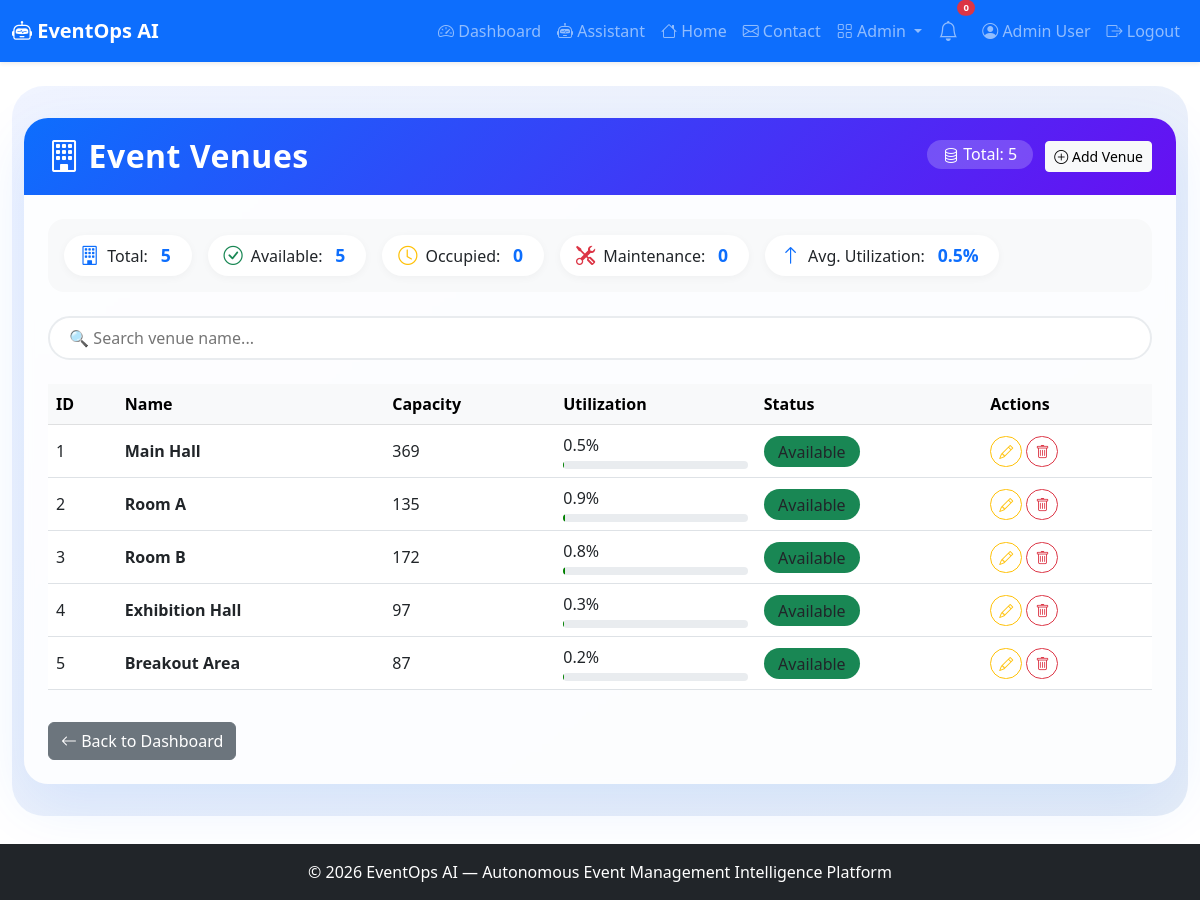
The app's page /admin/venues (signed in) with its own data.
### app.py (models this page shows, shortened)
class User(UserMixin, db.Model):
    id = db.Column(db.Integer, primary_key=True)
    name = db.Column(db.String(100), nullable=False)
    email = db.Column(db.String(100), unique=True, nullable=False)
    password_hash = db.Column(db.String(200), nullable=False)
    role = db.Column(db.String(20), default='user')
    created_at = db.Column(db.DateTime, default=lambda: datetime.now(timezone.utc))

class Venue(db.Model):
    id = db.Column(db.Integer, primary_key=True)
    name = db.Column(db.String(100), nullable=False)
    capacity = db.Column(db.Integer)
    utilization = db.Column(db.Float, default=0.0)
    status = db.Column(db.String(20), default='available')
    created_at = db.Column(db.DateTime, default=lambda: datetime.now(timezone.utc))

### app.py (the view)
@app.route('/admin/venues')
@login_required
def admin_venues():
    if current_user.role != 'admin':
        abort(403)
    venues = Venue.query.all()
    return render_template('admin_venues.html', venues=venues)

### app.py (called while the page is built)
@login_manager.user_loader
def load_user(user_id):
    return User.query.get(int(user_id))

### templates/admin_venues.html (shortened to what this page needs)
{% extends "base.html" %}
{% block content %}
<div class="admin-wrapper">
    <div class="container-fluid">
        <div class="card admin-card">
            <div class="card-header d-flex flex-wrap justify-content-between align-items-center">
                <h2 class="mb-0"><i class="bi bi-building me-2"></i>Event Venues</h2>
                <div>
                    <span class="total-badge"><i class="bi bi-database"></i> Total: {{ venues|length }}</span>
                    <a href="{{ url_for('admin_venue_add') }}" class="btn btn-light btn-sm ms-2">
                        <i class="bi bi-plus-circle"></i> Add Venue
                    </a>
                </div>
            </div>
            <div class="card-body">
                <div class="stats-row">
                    <div class="stat-item"><i class="bi bi-building"></i> Total: <span class="stat-num">{{ venues|length }}</span></div>
                    <div class="stat-item"><i class="bi bi-check-circle text-success"></i> Available: <span class="stat-num">{{ venues|selectattr('status', 'equalto', 'available')|list|length }}</span></div>
                    <div class="stat-item"><i class="bi bi-clock text-warning"></i> Occupied: <span class="stat-num">{{ venues|selectattr('status', 'equalto', 'occupied')|list|length }}</span></div>
                    <div class="stat-item"><i class="bi bi-tools text-danger"></i> Maintenance: <span class="stat-num">{{ venues|selectattr('status', 'equalto', 'maintenance')|list|length }}</span></div>
                    <div class="stat-item"><i class="bi bi-arrow-up text-primary"></i> Avg. Utilization: <span class="stat-num">{{ (venues|map(attribute='utilization')|sum / venues|length)|round(1) if venues else 0 }}%</span></div>
                </div>
                <div class="filter-bar">
                    <input type="text" id="searchVenue" class="search-box" placeholder="🔍 Search venue name...">
                </div>
                <div class="table-responsive">
                    <table class="table table-hover align-middle" id="venueTable">
                        <thead class="table-light">
                            <tr>
                                <th>ID</th>
                                <th>Name</th>
                                <th>Capacity</th>
                                <th>Utilization</th>
                                <th>Status</th>
                                <th>Actions</th>
                            </tr>
                        </thead>
                        <tbody>
                            {% for venue in venues %}
                            <tr data-name="{{ venue.name|lower }}">
                                <td>{{ venue.id }}</td>
                                <td><strong>{{ venue.name }}</strong></td>
                                <td>{{ venue.capacity }}</td>
                                <td>
                                    {{ venue.utilization|round(1) }}%
                                    <div class="utilization-bar">
                                    </div>
                                </td>
                                <td>
                                    <span class="badge-status bg-{{ 'success' if venue.status == 'available' else 'warning' if venue.status == 'occupied' else 'danger' }}">
                                        {{ venue.status|title }}
                                    </span>
                                </td>
                                <td>
                                    <a href="{{ url_for('admin_venue_edit', venue_id=venue.id) }}" class="btn btn-sm btn-outline-warning"><i class="bi bi-pencil"></i></a>
                                    <a href="{{ url_for('admin_venue_delete', venue_id=venue.id) }}" class="btn btn-sm btn-outline-danger" onclick="return confirm('Delete this venue?')"><i class="bi bi-trash"></i></a>
                                </td>
                            </tr>
                            {% endfor %}
                        </tbody>
                    </table>
                </div>
                <div class="mt-3">
                    <a href="{{ url_for('dashboard') }}" class="btn btn-secondary">
                        <i class="bi bi-arrow-left"></i> Back to Dashboard
                    </a>
                </div>
            </div>
        </div>
    </div>
</div>
{% endblock %}

### templates/base.html (shortened to what this page needs)
<!DOCTYPE html>
<html lang="en">
<head>
    <link href="https://cdn.jsdelivr.net/npm/bootstrap@5.3.0/dist/css/bootstrap.min.css" rel="stylesheet">
    <link rel="stylesheet" href="https://cdn.jsdelivr.net/npm/bootstrap-icons@1.11.0/font/bootstrap-icons.css">
    <link rel="stylesheet" href="{{ url_for('static', filename='css/style.css') }}">
</head>
<body>
    <nav class="navbar navbar-expand-lg navbar-dark bg-primary shadow-sm">
        <div class="container-fluid">
            <a class="navbar-brand fw-bold" href="{{ url_for('index') }}">
                <i class="bi bi-robot"></i> EventOps AI
            </a>
            <div class="collapse navbar-collapse" id="navbarNav">
                <ul class="navbar-nav ms-auto align-items-lg-center">
                    {% if current_user.is_authenticated %}
                        <li class="nav-item">
                            <a class="nav-link" href="{{ url_for('dashboard') }}">
                                <i class="bi bi-speedometer2"></i> Dashboard
                            </a>
                        </li>
                        <li class="nav-item">
                            <a class="nav-link" href="{{ url_for('assistant_page') }}">
                                <i class="bi bi-robot"></i> Assistant
                            </a>
                        </li>
                    <li class="nav-item">
                            <a class="nav-link" href="{{ url_for('index') }}">
                                <i class="bi bi-house"></i> Home
                            </a>
                        </li>
                    <li class="nav-item">
                            <a class="nav-link" href="{{ url_for('contact') }}">
                                <i class="bi bi-envelope"></i> Contact
                            </a>
                        </li>
                        {% if current_user.role == 'admin' %}
                        <li class="nav-item dropdown">
                            <a class="nav-link dropdown-toggle" href="#" role="button" data-bs-toggle="dropdown">
                                <i class="bi bi-grid"></i> Admin
                            </a>
                        </li>
                        {% endif %}
                        <li class="nav-item position-relative me-2">
                            <a class="nav-link" href="#" title="Notifications" data-bs-toggle="dropdown">
                                <i class="bi bi-bell fs-5"></i>
                                <span class="position-absolute top-0 start-100 translate-middle badge rounded-pill bg-danger" style="font-size:0.6rem;">
                                    0
                                </span>
                            </a>
                        </li>
                        <li class="nav-item">
                            <a class="nav-link" href="{{ url_for('profile') }}">
                                <i class="bi bi-person-circle"></i> {{ current_user.name }}
                            </a>
                        </li>
                        <li class="nav-item">
                            <a class="nav-link" href="{{ url_for('logout') }}">
                                <i class="bi bi-box-arrow-right"></i> Logout
                            </a>
                        </li>
                    {% endif %}
                </ul>
            </div>
        </div>
    </nav>
    <main class="container-fluid py-4">
        {% block content %}{% endblock %}
    </main>
    <footer class="footer bg-dark text-white py-3 mt-4">
        <div class="container text-center">
            <span>© 2026 EventOps AI — Autonomous Event Management Intelligence Platform</span>
        </div>
    </footer>
</body>
</html>

### static/css/style.css (style rules this page uses)
body { padding-bottom: 60px; }
.footer { position: fixed; bottom: 0; width: 100%; }

### templates/admin_venues.html (style rules this page uses)
.admin-wrapper { background: linear-gradient(145deg, #f0f4ff 0%, #e6edf7 100%); padding: 2rem 0; border-radius: 2rem; }
.admin-card { border: none; border-radius: 1.5rem; box-shadow: 0 20px 60px rgba(13, 110, 253, 0.10); background: rgba(255, 255, 255, 0.85); backdrop-filter: blur(4px); overflow: hidden; }
.admin-card .card-header { background: linear-gradient(135deg, #0d6efd, #6610f2); color: white; padding: 1.2rem 1.5rem; border: none; }
.admin-card .card-header h2 { font-weight: 700; letter-spacing: 0.5px; }
.admin-card .card-body { padding: 1.5rem; }
.stats-row { display: flex; flex-wrap: wrap; gap: 1rem; margin-bottom: 1.5rem; background: #f8f9fa; border-radius: 1rem; padding: 1rem; }
.stats-row .stat-item { display: flex; align-items: center; gap: 0.5rem; background: white; padding: 0.4rem 1rem; border-radius: 50px; box-shadow: 0 2px 8px rgba(0,0,0,0.04); }
.stats-row .stat-item i { font-size: 1.2rem; color: #0d6efd; }
.stats-row .stat-item .stat-num { font-weight: 700; color: #0d6efd; font-size: 1.1rem; margin: 0 0.3rem; }
.filter-bar { display: flex; flex-wrap: wrap; gap: 0.8rem; margin-bottom: 1.5rem; }
.filter-bar .search-box { flex: 1; min-width: 200px; border-radius: 50px; border: 2px solid #e9ecef; padding: 0.5rem 1.2rem; transition: all 0.2s; background: white; }
.table-hover tbody tr { transition: all 0.2s ease; }
.utilization-bar { width: 100%; height: 8px; background: #e9ecef; border-radius: 10px; overflow: hidden; margin-top: 4px; }
.badge-status { padding: 0.3rem 0.9rem; border-radius: 30px; font-weight: 500; }
.btn-outline-primary, .btn-outline-warning, .btn-outline-danger { border-radius: 30px; transition: all 0.2s; }
.total-badge { background: rgba(255,255,255,0.2); padding: 0.2rem 1rem; border-radius: 30px; font-weight: 500; }

### records on screen
User: name "Admin User"
Venue: id "1", name "Main Hall", capacity "369", utilization "0.5", status "Available"
Venue: id "2", name "Room A", capacity "135", utilization "0.9", status "Available"
Venue: id "3", name "Room B", capacity "172", utilization "0.8", status "Available"
Venue: id "4", name "Exhibition Hall", capacity "97", utilization "0.3", status "Available"
Venue: id "5", name "Breakout Area", capacity "87", utilization "0.2", status "Available"

### other values on screen
{{ venues|length }} "5"
{{ venues|selectattr('status', 'equalto', 'available')|list|length }} "5"
{{ venues|selectattr('status', 'equalto', 'occupied')|list|length }} "0"
{{ venues|selectattr('status', 'equalto', 'maintenance')|list|length }} "0"
